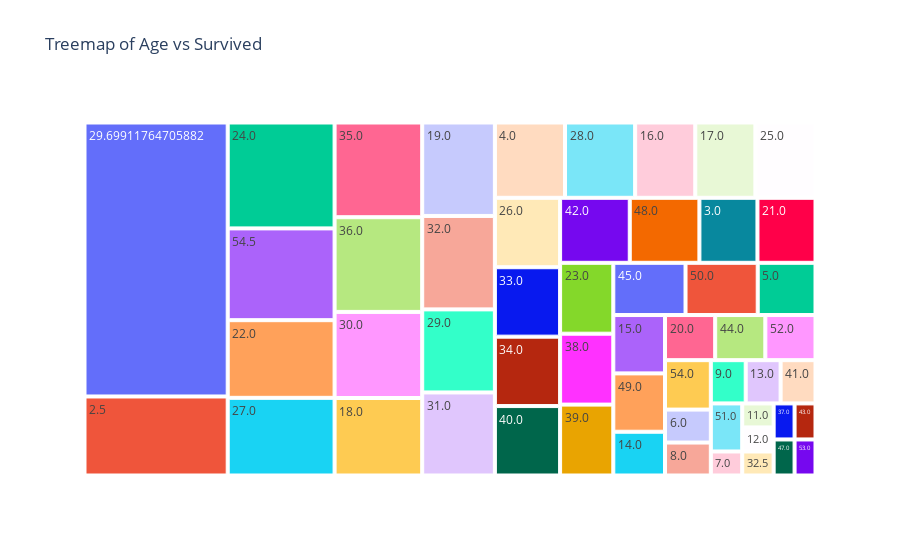

Notebook code cell kept with this figure:
### Code cell
import plotly.express as px



#df = pd.DataFrame(data)

# Create treemap
fig = px.treemap(df_train, path=['Age'], values=target / target.shape[0], title='Treemap of Age vs Survived')
fig.show()

### Figure 1 — Plotly figure (JSON) as saved in the notebook; plotly's stock layout.template omitted (floating-point values rounded to 4 significant figures)
{"data": [{"branchvalues": "total", "domain": {"x": [0, 1], "y": [0, 1]}, "hovertemplate": "labels=%{label}<br>value=%{value}<br>parent=%{parent}<br>id=%{id}<extra></extra>", "ids": ["2.5", "3.0", "4.0", "5.0", "6.0", "7.0", "8.0", "9.0", "10.0", "11.0", "12.0", "13.0", "14.0", "14.5", "15.0", "16.0", "17.0", "18.0", "19.0", "20.0", "20.5", "21.0", "22.0", "23.0", "23.5", "24.0", "24.5", "25.0", "26.0", "27.0", "28.0", "28.5", "29.0", "29.69911764705882", "30.0", "30.5", "31.0", "32.0", "32.5", "33.0", "34.0", "34.5", "35.0", "36.0", "36.5", "37.0", "38.0", "39.0", "40.0", "40.5", "41.0", "42.0", "43.0", "44.0", "45.0", "45.5", "46.0", "47.0", "48.0", "49.0", "50.0", "51.0", "52.0", "53.0", "54.0", "54.5"], "labels": ["2.5", "3.0", "4.0", "5.0", "6.0", "7.0", "8.0", "9.0", "10.0", "11.0", "12.0", "13.0", "14.0", "14.5", "15.0", "16.0", "17.0", "18.0", "19.0", "20.0", "20.5", "21.0", "22.0", "23.0", "23.5", "24.0", "24.5", "25.0", "26.0", "27.0", "28.0", "28.5", "29.0", "29.69911764705882", "30.0", "30.5", "31.0", "32.0", "32.5", "33.0", "34.0", "34.5", "35.0", "36.0", "36.5", "37.0", "38.0", "39.0", "40.0", "40.5", "41.0", "42.0", "43.0", "44.0", "45.0", "45.5", "46.0", "47.0", "48.0", "49.0", "50.0", "51.0", "52.0", "53.0", "54.0", "54.5"], "name": "", "parents": ["", "", "", "", "", "", "", "", "", "", "", "", "", "", "", "", "", "", "", "", "", "", "", "", "", "", "", "", "", "", "", "", "", "", "", "", "", "", "", "", "", "", "", "", "", "", "", "", "", "", "", "", "", "", "", "", "", "", "", "", "", "", "", "", "", ""], "type": "treemap", "values": [0.01684, 0.005612, 0.007856, 0.004489, 0.002245, 0.001122, 0.002245, 0.002245, 0, 0.001122, 0.001122, 0.002245, 0.003367, 0, 0.004489, 0.006734, 0.006734, 0.0101, 0.0101, 0.003367, 0, 0.005612, 0.01235, 0.005612, 0, 0.01684, 0, 0.006734, 0.006734, 0.01235, 0.007856, 0, 0.008979, 0.05836, 0.01122, 0, 0.008979, 0.0101, 0.001122, 0.006734, 0.006734, 0, 0.01235, 0.01235, 0, 0.001122, 0.005612, 0.005612, 0.006734, 0, 0.002245, 0.006734, 0.001122, 0.003367, 0.005612, 0, 0, 0.001122, 0.006734, 0.004489, 0.005612, 0.002245, 0.003367, 0.001122, 0.003367, 0.01459]}], "layout": {"legend": {"tracegroupgap": 0}, "title": {"text": "Treemap of Age vs Survived"}}}
